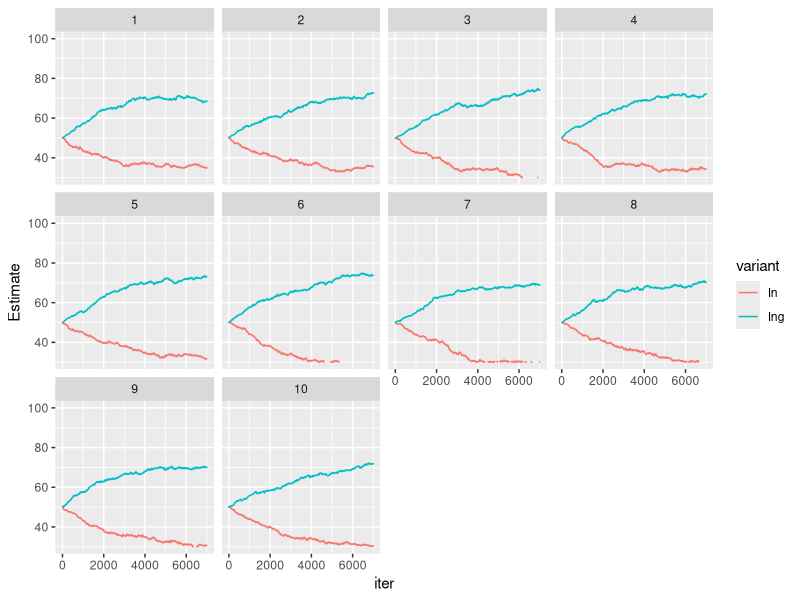
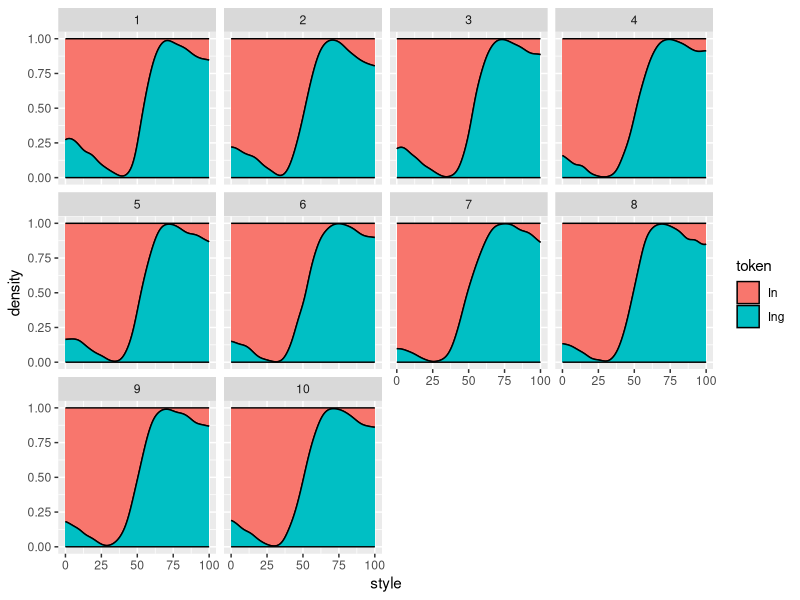

Source code (R) for these figures, in order:

library(ggplot2)
library(reshape2)
library(plyr)


generate_new_speaker <- function(niter, generation, min = 0, max = 100){
  # This function generates a new learner.
#"In" and "Ing" are the (mean) style values for each variant
#token is whihc variant they just heard
#style is which style "
  experience <- list(In    = vector(length = niter),
                     Ing   = vector(length = niter),
                     token = vector(length = niter),
                     style = vector(length = niter),
                     iter  = 1:niter,
                     generation = rep(generation, niter)
                    )
  experience[["Ing"]][1]   <- (max-min)/2
  experience[["In"]][1]    <- (max-min)/2
  experience[["token"]][1] <- NA
  experience[["style"]][1] <- NA
  return(experience)
}

update_speaker <- function(speaker, lambda, iter, token, style){
  # this function updates a learner with input
#speaker is basically experience  
other_token <- c(In = "Ing", Ing = "In")
  other <- other_token[token]

#expectation is a style value    
  previous_expectation <- speaker[[token]][iter-1]
  dist    <- max(1, abs(style-previous_expectation))
#If its closer than 1 unit to the expectation than dist = 1
  weight  <- lambda * (1/(dist^2))
  
  new_expectation <- (previous_expectation * (1-weight)) + (style * weight)
  
  speaker[[token]][iter]   <- new_expectation
  speaker[[other]][iter]   <- speaker[[other]][iter-1]
  speaker[["style"]][iter] <- style
  speaker[["token"]][iter] <- token
    
  return(speaker)
}

generate_from_speaker <- function(speaker, min = 0, max = 100, eps = 0.001){
  # this function generates a tokens from a mature speaker
  #Choose style to speak, which is an independent choice
  style <- runif(1, min, max)

#Takes their last expectation for the style of each token
  In_expect  <- rev(speaker[["In"]])[1]
  Ing_expect <- rev(speaker[["Ing"]])[1]
  
#eps is epsilon, the smallest value that something can take, as in clustering algorithms
  In_dist  <- max(eps, abs(style - In_expect))
  Ing_dist <- max(eps, abs(style - Ing_expect))
  
  In_weight  <- 1/(In_dist^2)
  Ing_weight <- 1/(Ing_dist^2)
  
  In_prob  <- In_weight /(In_weight+Ing_weight)
  Ing_prob <- Ing_weight/(In_weight+Ing_weight)
  
  token <- sample(c("In","Ing"), size=1, prob=c(In_prob,Ing_prob))
  
  return(list(style = style, token = token))
}

#old_speaker should have SAME STYLE for in/ing, to model first generation after doublet is innovated
old_speaker <- list(In    = 40,
                     Ing   = 70,
                     token = NA,
                     style = NA)

ngenerations <- 10
niter <- 7000
lambda <- 0.3

generations <- vector(length = ngenerations, mode = "list")


for(gen in 1:ngenerations){
  new_speaker <- generate_new_speaker(niter = niter, generation=gen)
  for(iter in 2:niter){
    obs <- generate_from_speaker(old_speaker)
#obs is a token and its associated style    
    token <- obs[["token"]]
    style <- obs[["style"]]
    
    new_speaker <- update_speaker(new_speaker, lambda=lambda, iter=iter, token=token, style=style)
  }
  generations[[gen]] <- as.data.frame(new_speaker)
  old_speaker <- new_speaker
}


generations.df <- rbind.fill(generations)

generations.df.melt <- melt(generations.df, value.name = "Estimate", id.vars = c("token", "style", "iter", "generation"), variable.name = "variant", na.rm = TRUE, measure.vars = c("In", "Ing"))


ggplot(generations.df.melt, aes(x = iter, y = Estimate, color=variant, group=variant))+
    geom_step()+
    facet_wrap(~generation)+
    ylim(30,100)

#ggplot(generations.df, aes(iter, Ing))+
#  geom_step()+
#  facet_wrap(~generation)+
#  ylim(50,100)

ggplot(subset(generations.df, !is.na(style)), aes(style, fill = token))+
  stat_density(color = "black", position = "fill")+
  facet_wrap(~generation)